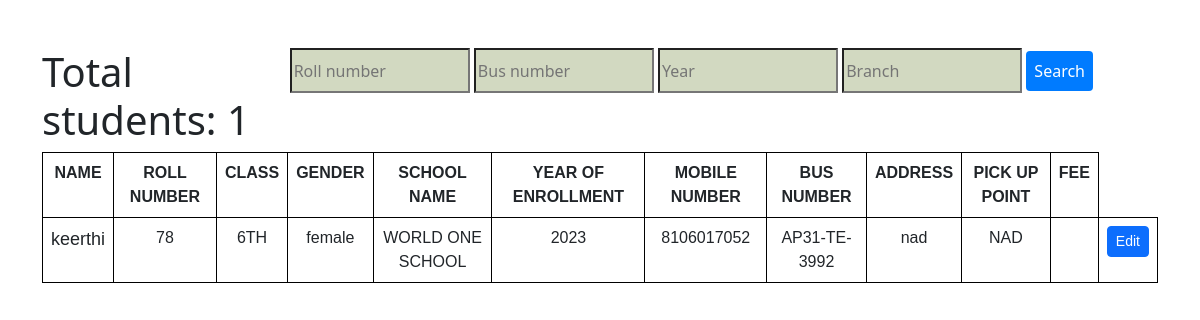
/school-notpaid.php?bus_number=AP31-TE-3992, run on the app's committed database.
### tables this page shows
CREATE TABLE `school_register` (
  `name` varchar(200) NOT NULL,
  `user_category` varchar(50) NOT NULL,
  `roll_number` varchar(40) NOT NULL,
  `class` varchar(20) NOT NULL,
  `year_of_enrollment` varchar(50) NOT NULL,
  `gender` varchar(50) NOT NULL,
  `mobile_number` varchar(13) NOT NULL,
  `address` text NOT NULL,
  `bus_number` varchar(20) NOT NULL,
  `pick_up_point` varchar(100) NOT NULL,
  `fee` varchar(100) NOT NULL,
  `school_name` varchar(100) NOT NULL
);

### school-notpaid.php (the view, shortened to what this page needs)
<!DOCTYPE html>
<html lang="en">
<head>
    <link rel="stylesheet" href="https://cdn.jsdelivr.net/npm/bootstrap@5.3.0-alpha1/dist/css/bootstrap.min.css">
	</head>
<body>
	<div class="view1" >
<body>
  <div class="abc">
<input type="text" id="roll-number-input" class="my" placeholder="Roll number">
<input type="text" id="bus-number-input" class="my" placeholder="Bus number">
<input type="text" id="year-input" class="my" placeholder="Year">
<input type="text" id="branch-input" class="my" placeholder="Branch">
<button id="search-button" onclick="performSearch()">Search</button>
</div>
<div class="container my-5">
    <table class="table" style="width:100%;  text-align: center;">
    <thread>
    <tr>
    <th>NAME</th>
    <th >ROLL NUMBER</th>
    <th>CLASS</th>
    <th >GENDER</th>
    <th>SCHOOL NAME</th>
    <th>YEAR OF ENROLLMENT</th>
    <th>MOBILE NUMBER </th>
    <th>BUS NUMBER</th>
    <TH>ADDRESS</TH>
    <TH>PICK UP POINT</TH>
    <TH>FEE</TH>
  </tr>
</thread>
<tbody>
    <?php
     $servername = "localhost";
     $username = "root";
     $password = "";
     $database = "transport-project";
     $connection = new mysqli($servername, $username, $password, $database);
            if ($_SERVER['REQUEST_METHOD']=='GET')
{
    $BUS_NUMBER=$_GET["bus_number"];
     $sql="SELECT COUNT(*) as total_students from school_register where  fee='0' and BUS_NUMBER='$BUS_NUMBER' and user_category='student'";
     $result=$connection->query($sql);
     $sql2="SELECT COUNT(*) as total_students from school_register where  fee='' and BUS_NUMBER='$BUS_NUMBER' and user_category='student'";
     $result1=$connection->query($sql2);
     if($result->num_rows>0 and $result1->num_rows>0){
      $row=$result->fetch_assoc();
      $row1=$result1->fetch_assoc();
      echo"<h1>Total students:  " .$row["total_students"]+$row1["total_students"]."</h1>";
      }
     $sql="SELECT * From school_register where BUS_NUMBER='$BUS_NUMBER' and user_category='student'";
     $result= $connection->query($sql);
     if ($result->num_rows > 0) {
        while($row = $result->fetch_assoc()) {
          if ($row["fee"] == "" or $row["fee"] == "0") {
        echo "
        <tr>
    <td>$row[name]</td>
    <td>$row[roll_number]</td>
    <td>$row[class]</td>
    <td>$row[gender]</td>
    <td>$row[school_name]</td>
    <td>$row[year_of_enrollment]</td>
    <td>$row[mobile_number]</td>
    <td>$row[bus_number]</td>
    <td>$row[address]</td>
    <td>$row[pick_up_point]</td>
    <td>$row[fee]</td>
    <td><a class='btn btn-primary btn-sm' href='/Transport-project/school-edit-fee1.php?roll_number=$row[roll_number]'>Edit</a></td>
    </tr>
        ";
     }
    }
  } else {
    echo "No results found.";
  }}
     ?>
</div>
</body>
</html>

### school-notpaid.php (style rules this page uses)
#search-button { padding: 8px; border: none; border-radius: 4px; background-color: #007bff; color: white; cursor: pointer; }
.abc { float: right; padding-right: 107px; padding-bottom: 20px; }
.my { background-color: #D2D9C1; width: 180px; height: 45px; }
th, td { border:1px solid black; }
table td:first-child { font-size:18px; }
table { font-family:Arial,sans-serif; font-size:16px; }

### data on the page
school_register: name "keerthi", roll_number "78", class "6TH", gender "female", school_name "WORLD ONE SCHOOL", year_of_enrollment "2023", mobile_number "8106017052", bus_number "AP31-TE-3992", address "nad", pick_up_point "NAD"

### other printed values
$row["total_students"]+$row1["total_students"] "1"
